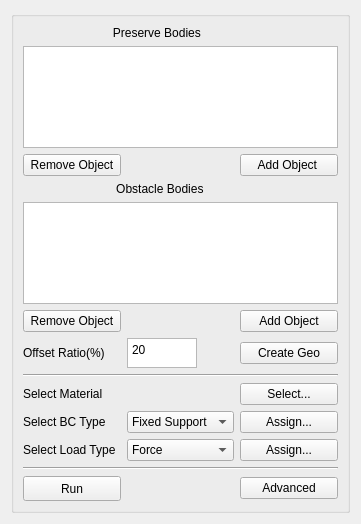
<?xml version="1.0" encoding="UTF-8"?>
<ui version="4.0">
 <class>Dialog</class>
 <widget class="QWidget" name="Dialog">
  <property name="geometry">
   <rect>
    <x>0</x>
    <y>0</y>
    <width>361</width>
    <height>524</height>
   </rect>
  </property>
  <property name="windowTitle">
   <string>createGeo</string>
  </property>
  <layout class="QGridLayout" name="gridLayout">
   <item row="0" column="0">
    <widget class="QGroupBox" name="groupBox">
     <layout class="QGridLayout" name="gridLayout_2">
      <item row="2" column="0">
       <widget class="QPushButton" name="remove_in_preserve">
        <property name="text">
         <string>Remove Object</string>
        </property>
       </widget>
      </item>
      <item row="5" column="0">
       <widget class="QPushButton" name="remove_in_obstacle">
        <property name="text">
         <string>Remove Object</string>
        </property>
       </widget>
      </item>
      <item row="4" column="0" colspan="3">
       <widget class="QListWidget" name="obstacle_bodies">
        <property name="enabled">
         <bool>true</bool>
        </property>
        <property name="selectionMode">
         <enum>QAbstractItemView::MultiSelection</enum>
        </property>
       </widget>
      </item>
      <item row="1" column="0" colspan="3">
       <widget class="QListWidget" name="preserve_bodies">
        <property name="selectionMode">
         <enum>QAbstractItemView::MultiSelection</enum>
        </property>
       </widget>
      </item>
      <item row="13" column="2">
       <widget class="QPushButton" name="topology_create">
        <property name="styleSheet">
         <string notr="true">font: 1000 8pt &quot;MS Shell Dlg 2&quot;;</string>
        </property>
        <property name="text">
         <string>Advanced</string>
        </property>
       </widget>
      </item>
      <item row="0" column="0" colspan="2">
       <widget class="QLabel" name="label">
        <property name="text">
         <string>                           Preserve Bodies</string>
        </property>
       </widget>
      </item>
      <item row="10" column="2">
       <widget class="QPushButton" name="AssignBC">
        <property name="styleSheet">
         <string notr="true">selection-background-color: qlineargradient(spread:pad, x1:0, y1:0, x2:1, y2:0, stop:0 rgba(0, 0, 0, 255), stop:1 rgba(255, 255, 255, 255));</string>
        </property>
        <property name="text">
         <string>Assign...</string>
        </property>
       </widget>
      </item>
      <item row="6" column="0">
       <widget class="QLabel" name="offsetRatiol">
        <property name="sizePolicy">
         <sizepolicy hsizetype="Fixed" vsizetype="Preferred">
          <horstretch>0</horstretch>
          <verstretch>0</verstretch>
         </sizepolicy>
        </property>
        <property name="maximumSize">
         <size>
          <width>200</width>
          <height>30</height>
         </size>
        </property>
        <property name="text">
         <string>Offset Ratio(%)</string>
        </property>
       </widget>
      </item>
      <item row="6" column="1">
       <widget class="QPlainTextEdit" name="OffsetRatio">
        <property name="sizePolicy">
         <sizepolicy hsizetype="Expanding" vsizetype="Expanding">
          <horstretch>0</horstretch>
          <verstretch>0</verstretch>
         </sizepolicy>
        </property>
        <property name="maximumSize">
         <size>
          <width>70</width>
          <height>30</height>
         </size>
        </property>
        <property name="plainText">
         <string>20</string>
        </property>
       </widget>
      </item>
      <item row="9" column="0">
       <widget class="QLabel" name="selectMaterialL">
        <property name="maximumSize">
         <size>
          <width>16777215</width>
          <height>30</height>
         </size>
        </property>
        <property name="text">
         <string>Select Material</string>
        </property>
       </widget>
      </item>
      <item row="10" column="1">
       <widget class="QComboBox" name="SelectBCtype">
        <item>
         <property name="text">
          <string>Fixed Support</string>
         </property>
        </item>
        <item>
         <property name="text">
          <string>Displacement</string>
         </property>
        </item>
       </widget>
      </item>
      <item row="2" column="2">
       <widget class="QPushButton" name="addItem_in_preserve">
        <property name="text">
         <string>Add Object </string>
        </property>
       </widget>
      </item>
      <item row="3" column="0" colspan="2">
       <widget class="QLabel" name="label_2">
        <property name="text">
         <string>                            Obstacle Bodies</string>
        </property>
       </widget>
      </item>
      <item row="6" column="2">
       <widget class="QPushButton" name="createGeo">
        <property name="styleSheet">
         <string notr="true">font: 1000 8pt &quot;MS Shell Dlg 2&quot;;</string>
        </property>
        <property name="text">
         <string>Create Geo</string>
        </property>
       </widget>
      </item>
      <item row="9" column="2">
       <widget class="QPushButton" name="SelectMaterial">
        <property name="text">
         <string>Select...</string>
        </property>
       </widget>
      </item>
      <item row="5" column="2">
       <widget class="QPushButton" name="addItem_in_obstacle">
        <property name="text">
         <string>Add Object</string>
        </property>
       </widget>
      </item>
      <item row="13" column="0">
       <widget class="QPushButton" name="Run">
        <property name="minimumSize">
         <size>
          <width>0</width>
          <height>25</height>
         </size>
        </property>
        <property name="styleSheet">
         <string notr="true">font: 1000 8pt &quot;MS Shell Dlg 2&quot;;</string>
        </property>
        <property name="text">
         <string>Run</string>
        </property>
       </widget>
      </item>
      <item row="11" column="2">
       <widget class="QPushButton" name="AssignLoad">
        <property name="text">
         <string>Assign...</string>
        </property>
       </widget>
      </item>
      <item row="10" column="0">
       <widget class="QLabel" name="Bc_type">
        <property name="maximumSize">
         <size>
          <width>16777215</width>
          <height>30</height>
         </size>
        </property>
        <property name="text">
         <string>Select BC Type</string>
        </property>
       </widget>
      </item>
      <item row="7" column="0" colspan="3">
       <widget class="Line" name="line">
        <property name="orientation">
         <enum>Qt::Horizontal</enum>
        </property>
       </widget>
      </item>
      <item row="11" column="1">
       <widget class="QComboBox" name="SelectLoadtype">
        <item>
         <property name="text">
          <string>Force</string>
         </property>
        </item>
        <item>
         <property name="text">
          <string>Pressure</string>
         </property>
        </item>
       </widget>
      </item>
      <item row="11" column="0">
       <widget class="QLabel" name="forceL">
        <property name="text">
         <string>Select Load Type</string>
        </property>
       </widget>
      </item>
      <item row="12" column="0" colspan="3">
       <widget class="Line" name="line_2">
        <property name="orientation">
         <enum>Qt::Horizontal</enum>
        </property>
       </widget>
      </item>
     </layout>
     <zorder>SelectLoadtype</zorder>
     <zorder>AssignBC</zorder>
     <zorder>AssignLoad</zorder>
     <zorder>OffsetRatio</zorder>
     <zorder>addItem_in_obstacle</zorder>
     <zorder>offsetRatiol</zorder>
     <zorder>selectMaterialL</zorder>
     <zorder>label</zorder>
     <zorder>SelectMaterial</zorder>
     <zorder>addItem_in_preserve</zorder>
     <zorder>remove_in_obstacle</zorder>
     <zorder>Bc_type</zorder>
     <zorder>preserve_bodies</zorder>
     <zorder>remove_in_preserve</zorder>
     <zorder>forceL</zorder>
     <zorder>label_2</zorder>
     <zorder>topology_create</zorder>
     <zorder>SelectBCtype</zorder>
     <zorder>obstacle_bodies</zorder>
     <zorder>Run</zorder>
     <zorder>createGeo</zorder>
     <zorder>line</zorder>
     <zorder>line_2</zorder>
    </widget>
   </item>
  </layout>
 </widget>
 <resources/>
 <connections/>
</ui>
